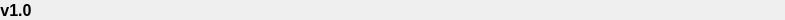
         <widget class="QFrame" name="footerFrame">
          <property name="minimumSize">
           <size>
            <width>0</width>
            <height>20</height>
           </size>
          </property>
          <property name="maximumSize">
           <size>
            <width>16777215</width>
            <height>20</height>
           </size>
          </property>
          <property name="frameShape">
           <enum>QFrame::Shape::NoFrame</enum>
          </property>
          <property name="frameShadow">
           <enum>QFrame::Shadow::Raised</enum>
          </property>
          <layout class="QHBoxLayout" name="horizontalLayout">
           <property name="spacing">
            <number>0</number>
           </property>
           <property name="leftMargin">
            <number>0</number>
           </property>
           <property name="topMargin">
            <number>0</number>
           </property>
           <property name="rightMargin">
            <number>0</number>
           </property>
           <property name="bottomMargin">
            <number>0</number>
           </property>
           <item alignment="Qt::AlignmentFlag::AlignLeft|Qt::AlignmentFlag::AlignBottom">
            <widget class="QFrame" name="footerVersionFrame">
             <property name="frameShape">
              <enum>QFrame::Shape::NoFrame</enum>
             </property>
             <property name="frameShadow">
              <enum>QFrame::Shadow::Raised</enum>
             </property>
             <layout class="QHBoxLayout" name="horizontalLayout_2">
              <property name="spacing">
               <number>0</number>
              </property>
              <property name="leftMargin">
               <number>0</number>
              </property>
              <property name="topMargin">
               <number>0</number>
              </property>
              <property name="rightMargin">
               <number>0</number>
              </property>
              <property name="bottomMargin">
               <number>0</number>
              </property>
              <item>
               <widget class="QLabel" name="label">
                <property name="font">
                 <font>
                  <pointsize>12</pointsize>
                  <bold>true</bold>
                 </font>
                </property>
                <property name="text">
                 <string>v1.0</string>
                </property>
                <property name="alignment">
                 <set>Qt::AlignmentFlag::AlignCenter</set>
                </property>
               </widget>
              </item>
             </layout>
            </widget>
           </item>
           <item>
            <spacer name="horizontalSpacer">
             <property name="orientation">
              <enum>Qt::Orientation::Horizontal</enum>
             </property>
             <property name="sizeHint" stdset="0">
              <size>
               <width>733</width>
               <height>15</height>
              </size>
             </property>
            </spacer>
           </item>
           <item>
            <widget class="QFrame" name="sizeGripFrame">
             <property name="minimumSize">
              <size>
               <width>20</width>
               <height>20</height>
              </size>
             </property>
             <property name="maximumSize">
              <size>
               <width>20</width>
               <height>20</height>
              </size>
             </property>
             <property name="styleSheet">
              <string notr="true">QSizeGrip{
	background: transparent;
	border: none;
}</string>
             </property>
             <property name="frameShape">
              <enum>QFrame::Shape::NoFrame</enum>
             </property>
             <property name="frameShadow">
              <enum>QFrame::Shadow::Raised</enum>
             </property>
            </widget>
           </item>
          </layout>
         </widget>
